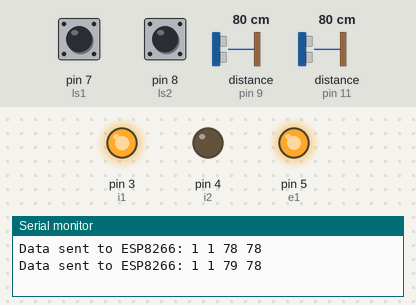
Simulated run of this sketch. Board: Arduino Uno, built with avr-gcc and run on an emulated ATmega328P. On the bench: output pins drawn as LEDs (lit = HIGH), the last lines printed to the serial monitor. Wiring (inferred from the names in the program): 2 × ultrasonic range finder: trigger pin 10, echo pin 9 / trigger pin 12, echo pin 11. The test bench sets the inputs (shaded band); at power-on: distance to the obstacle (sensors on pin 9, pin 11) 80 cm, pin 8 (ls2) HIGH, pin 7 (ls1) HIGH. The echo pulse lasts 58.3 µs per cm; pins used as bus, display or sensor lines are not drawn.

Above: at 1.8 s.
1.9 s: distance to the obstacle (sensor on pin 9) set to 17 cm
3.4 s: distance to the obstacle (sensor on pin 9) set to 14 cm
At 4.5 s:
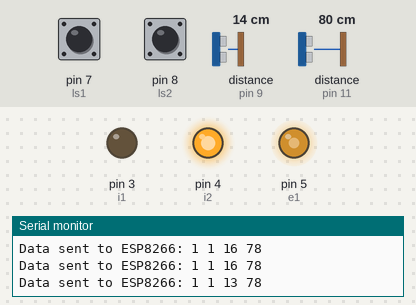
5.5 s: pin 8 (ls2) pulled LOW for 1.25 s
At 7.3 s:
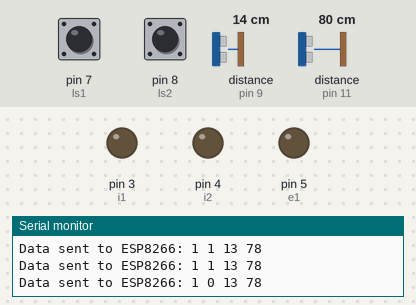
9.6 s: pin 8 (ls2) pulled LOW for 3.2 s
At 15.4 s:
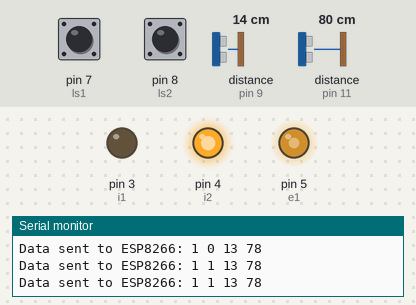
15.7 s: distance to the obstacle (sensor on pin 9) set to 18 cm
At 17.1 s:
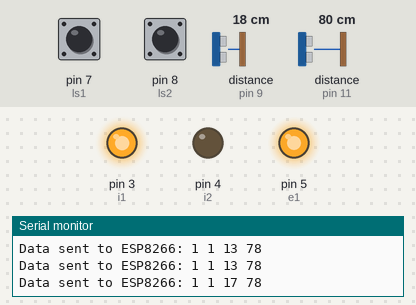
Timing chart, 0 to 18.7 s (numbered marks = the images above; inputs shaded):
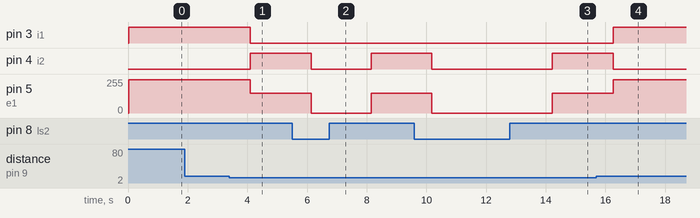

Measured:
- the behaviour switches between 16 and 15 cm on distance to the obstacle (sensor on pin 9) (found by bisection; images 0 and 1)
- after the input at 3.4 s, pin 3 (i1): HIGH → LOW after 0.70 s; pin 4 (i2): LOW → HIGH after 0.70 s; pin 5 (e1): 250/255 → 150/255 after 0.70 s
- after the input at 5.5 s, pin 4 (i2): HIGH → LOW after 0.63 s, → HIGH 2.0 s later; pin 5 (e1): 150/255 → 0/255 after 0.63 s, → 150/255 2.0 s later
- after the input at 9.6 s, pin 4 (i2): HIGH → LOW after 0.59 s, → HIGH 4.0 s later; pin 5 (e1): 150/255 → 0/255 after 0.59 s, → 150/255 4.0 s later
- after the input at 15.7 s, pin 3 (i1): LOW → HIGH after 0.56 s; pin 4 (i2): HIGH → LOW after 0.56 s; pin 5 (e1): 150/255 → 250/255 after 0.56 s

The sketch:

arduino.ino
```cpp
#include <SoftwareSerial.h>

int i1 = 3;
int i2 = 4;
int e1 = 5;
int ls1 = 7;  // Limited switch 1
int ls2 = 8;  // Limited switch 2
int echo1 = 9;
int trig1 = 10;
int echo2 = 11;
int trig2 = 12;
int H = 150;
int T = 1000;
unsigned long thoigian;
int ds1;
int ds2;
int dental = 15;
SoftwareSerial espSerial(2, 6); // TX = pin 6, RX = pin 7

void forward() {
  digitalWrite(i1, LOW);
  digitalWrite(i2, HIGH);
  analogWrite(e1, H);
}

void goback() {
  digitalWrite(i1, HIGH);
  digitalWrite(i2, LOW);
  analogWrite(e1, 250);
}

void stop() {
  digitalWrite(i1, LOW);
  digitalWrite(i2, LOW);
  analogWrite(e1, 0);
}

void setup() {
  Serial.begin(9600);
  espSerial.begin(9600); // Khởi tạo SoftwareSerial
  pinMode(ls1, INPUT_PULLUP);
  pinMode(ls2, INPUT_PULLUP);
  pinMode(trig1, OUTPUT);
  pinMode(trig2, OUTPUT);
  pinMode(echo1, INPUT);
  pinMode(echo2, INPUT);
  pinMode(i1, OUTPUT);
  pinMode(i2, OUTPUT);
  pinMode(e1, OUTPUT);
}

void distance() {
  // Đo khoảng cách cảm biến 1
  digitalWrite(trig1, 0);
  delayMicroseconds(2);
  digitalWrite(trig1, 1);
  delayMicroseconds(10);
  digitalWrite(trig1, 0);
  thoigian = pulseIn(echo1, HIGH);
  ds1 = int(thoigian / 2 / 29.412);

  // Đo khoảng cách cảm biến 2
  digitalWrite(trig2, 0);
  delayMicroseconds(2);
  digitalWrite(trig2, 1);
  delayMicroseconds(10);
  digitalWrite(trig2, 0);
  thoigian = pulseIn(echo2, HIGH);
  ds2 = int(thoigian / 2 / 29.412);
}

void program() {
  distance();
  int rls1 = digitalRead(ls1);
  int rls2 = digitalRead(ls2);

  // Gửi dữ liệu tới ESP8266 qua SoftwareSerial
  String data = String(rls1) + " " + String(rls2) + " " + String(ds1) + " " + String(ds2) + "\n";
  espSerial.print(data);

  // Debug dữ liệu
  Serial.print("Data sent to ESP8266: ");
  Serial.println(data);

  // Điều khiển logic
  if (rls1 == 1 && rls2 == 1) {
    if (ds1 >= dental && ds2 >= dental) {
      goback();
    } else {
      forward();
    }
  } else if (rls1 == 0 && rls2 == 1) {
    if (ds1 >= dental && ds2 >= dental) {
      stop();
      delay(T);
    } else {
      forward();
    }
  } else if (rls1 == 1 && rls2 == 0) {
    if (ds1 >= dental && ds2 >= dental) {
      goback();
    } else {
      stop();
      delay(T);
    }
  }
  delay(1000);
}

void loop() {
  program();
}
```
